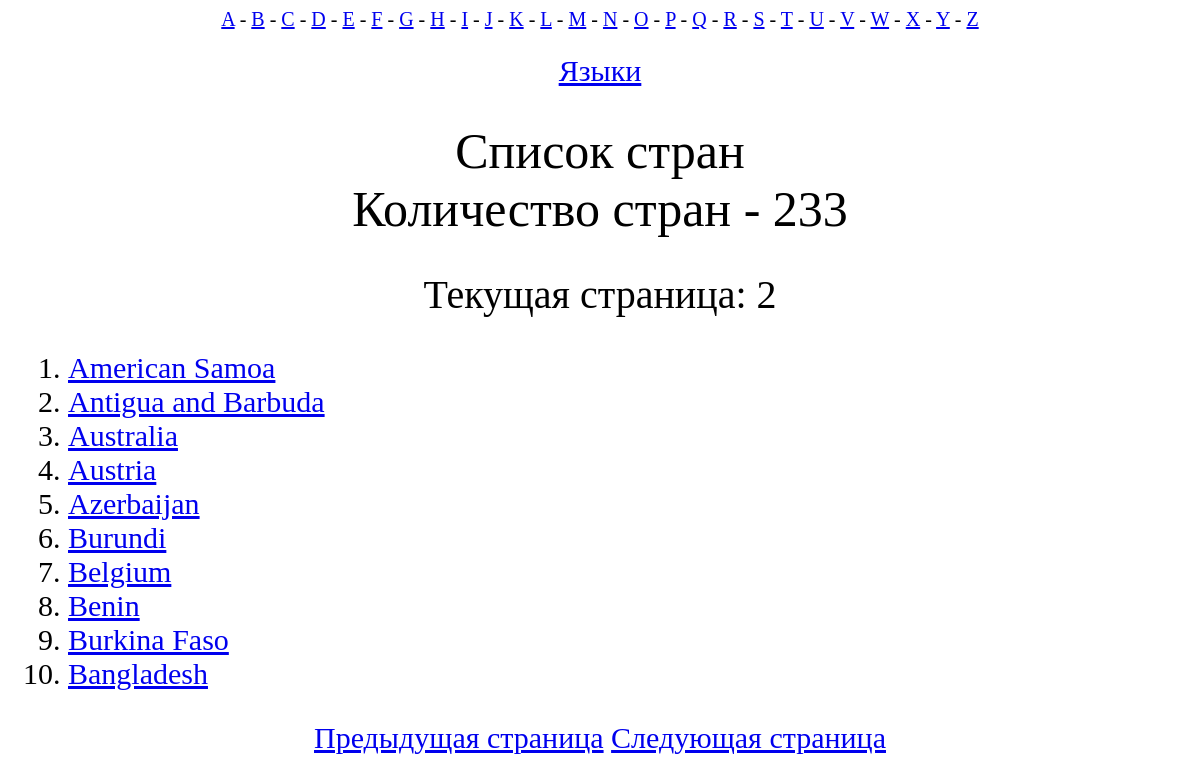
/country_list/?page=2, run on the app's committed database.
### MainApp/models.py (models this page shows)
class Country(models.Model):
    country = models.CharField(max_length=100)
    languages = models.JSONField()

### MainApp/views.py (the view)
# urls.py: path('country_list/', views.all_countries),
def all_countries(request):
    items = Country.objects.all()
    country_paginator = Paginator(items, 10)
    page_number = request.GET.get('page','1')
    page = country_paginator.get_page(page_number)
    context = {
        'alphabet': alphabet,
        'page': page,
        'count': country_paginator.count
    }
    return render(request, "country_list.html", context)

### templates/country_list.html (shortened to what this page needs)
<!DOCTYPE html>
<html lang="en">
<head>
</head>
<body>
<nav>
{% for char in alphabet %}
    {% if  char != 'Z' %}
        <a href="/letter/{{char}}"> {{ char }}</a> -
    {% else %}
        <a href="/letter/{{char}}"> {{ char }}</a>
    {% endif %}
{% endfor %}
<br>
<br>
<a href='/languages/all' id="under_nav">Языки</a>
</nav>
<h1>Список стран <br> Количество стран - {{ count }} </h1>
<h2>Текущая страница: {{ page.number }}</h2>
<ol>
    {%for item in page.object_list %}
        <li><a href="/{{ item.country }}">{{ item.country }}</a></li>
    {% endfor %}
</ol>
    <div class ="page-links">
        {% if page.has_previous %}
        <a href="/country_list/?page={{ page.previous_page_number }}">Предыдущая страница</a>
        {% endif %}
        {% if page.has_next %}
        <a href="/country_list/?page={{ page.next_page_number }}">Следующая страница</a>
        {% endif %}
    </div>
</body>
</html>

### templates/country_list.html (style rules this page uses)
h1 { font-size: 50px; font-weight: normal; text-align: center; }
h2 { font-size: 40px; font-weight: normal; text-align: center; }
ol { font-size: 30px; font-weight: normal; text-align: left; margin-left: 20px; }
nav { font-size: 20px; font-weight: 500; text-align: center; }
#under_nav { font-size: 30px; font-weight: normal; text-align: center; }
.page-links { text-align: center; margin: auto; font-size: 30px; }

### data on the page
Country: country "American Samoa"
Country: country "Antigua and Barbuda"
Country: country "Australia"
Country: country "Austria"
Country: country "Azerbaijan"
Country: country "Burundi"
Country: country "Belgium"
Country: country "Benin"
Country: country "Burkina Faso"
Country: country "Bangladesh"

### other printed values
{{ char }} "A" "B" "C" "D" "E" "F" "G" "H" "I" "J" "K" "L" "M" "N" "O" "P" "Q" "R" "S" "T" "U" "V" "W" "X" "Y"
{{ char }} "Z"
{{ count }} "233"
{{ page.number }} "2"
